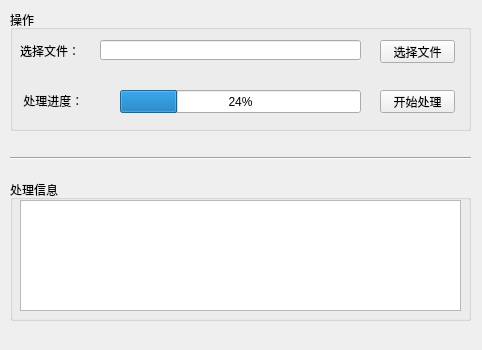
<?xml version="1.0" encoding="UTF-8"?>
<ui version="4.0">
 <class>MainWindow</class>
 <widget class="QMainWindow" name="MainWindow">
  <property name="enabled">
   <bool>true</bool>
  </property>
  <property name="geometry">
   <rect>
    <x>0</x>
    <y>0</y>
    <width>482</width>
    <height>350</height>
   </rect>
  </property>
  <property name="minimumSize">
   <size>
    <width>482</width>
    <height>350</height>
   </size>
  </property>
  <property name="maximumSize">
   <size>
    <width>482</width>
    <height>350</height>
   </size>
  </property>
  <property name="windowTitle">
   <string>Excel内容汇总</string>
  </property>
  <property name="iconSize">
   <size>
    <width>16</width>
    <height>16</height>
   </size>
  </property>
  <widget class="QWidget" name="centralwidget">
   <widget class="QGroupBox" name="groupBox_Operate">
    <property name="geometry">
     <rect>
      <x>10</x>
      <y>10</y>
      <width>461</width>
      <height>121</height>
     </rect>
    </property>
    <property name="title">
     <string>操作</string>
    </property>
    <widget class="QLabel" name="label_SelectExcelFile">
     <property name="geometry">
      <rect>
       <x>10</x>
       <y>30</y>
       <width>61</width>
       <height>21</height>
      </rect>
     </property>
     <property name="text">
      <string>选择文件：</string>
     </property>
    </widget>
    <widget class="QLineEdit" name="lineEdit_SelectExcelFile">
     <property name="geometry">
      <rect>
       <x>90</x>
       <y>30</y>
       <width>261</width>
       <height>20</height>
      </rect>
     </property>
    </widget>
    <widget class="QPushButton" name="Button_SelectExcelFile">
     <property name="geometry">
      <rect>
       <x>370</x>
       <y>30</y>
       <width>75</width>
       <height>23</height>
      </rect>
     </property>
     <property name="text">
      <string>选择文件</string>
     </property>
    </widget>
    <widget class="QProgressBar" name="progressBar_Progress">
     <property name="geometry">
      <rect>
       <x>110</x>
       <y>80</y>
       <width>241</width>
       <height>23</height>
      </rect>
     </property>
     <property name="value">
      <number>24</number>
     </property>
    </widget>
    <widget class="QLabel" name="label_Progress">
     <property name="geometry">
      <rect>
       <x>0</x>
       <y>80</y>
       <width>81</width>
       <height>21</height>
      </rect>
     </property>
     <property name="text">
      <string>    处理进度：</string>
     </property>
    </widget>
    <widget class="QPushButton" name="Button_Start">
     <property name="geometry">
      <rect>
       <x>370</x>
       <y>80</y>
       <width>75</width>
       <height>23</height>
      </rect>
     </property>
     <property name="text">
      <string>开始处理</string>
     </property>
    </widget>
   </widget>
   <widget class="Line" name="line">
    <property name="geometry">
     <rect>
      <x>10</x>
      <y>150</y>
      <width>461</width>
      <height>16</height>
     </rect>
    </property>
    <property name="orientation">
     <enum>Qt::Horizontal</enum>
    </property>
   </widget>
   <widget class="QGroupBox" name="groupBox_Info">
    <property name="geometry">
     <rect>
      <x>10</x>
      <y>180</y>
      <width>461</width>
      <height>141</height>
     </rect>
    </property>
    <property name="title">
     <string>处理信息</string>
    </property>
    <widget class="QListView" name="listView_Info">
     <property name="geometry">
      <rect>
       <x>10</x>
       <y>20</y>
       <width>441</width>
       <height>111</height>
      </rect>
     </property>
    </widget>
   </widget>
  </widget>
 </widget>
 <resources/>
 <connections/>
</ui>
